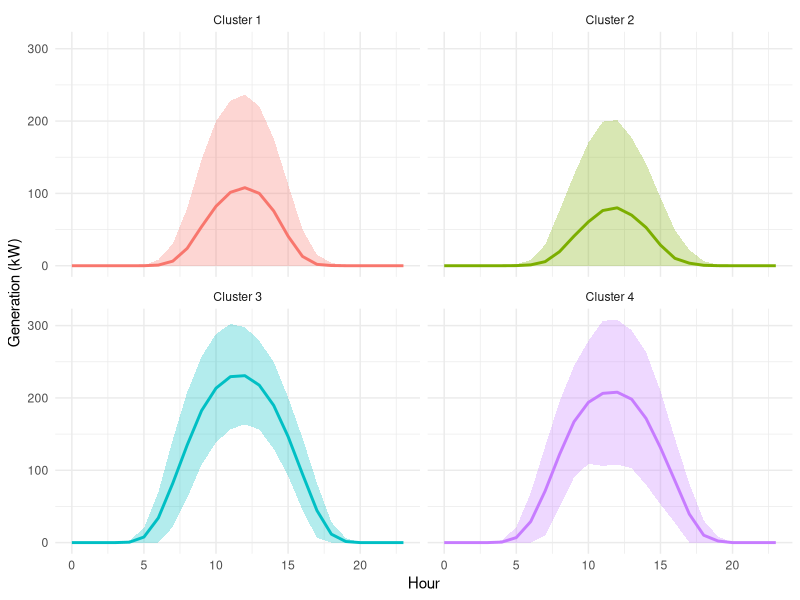
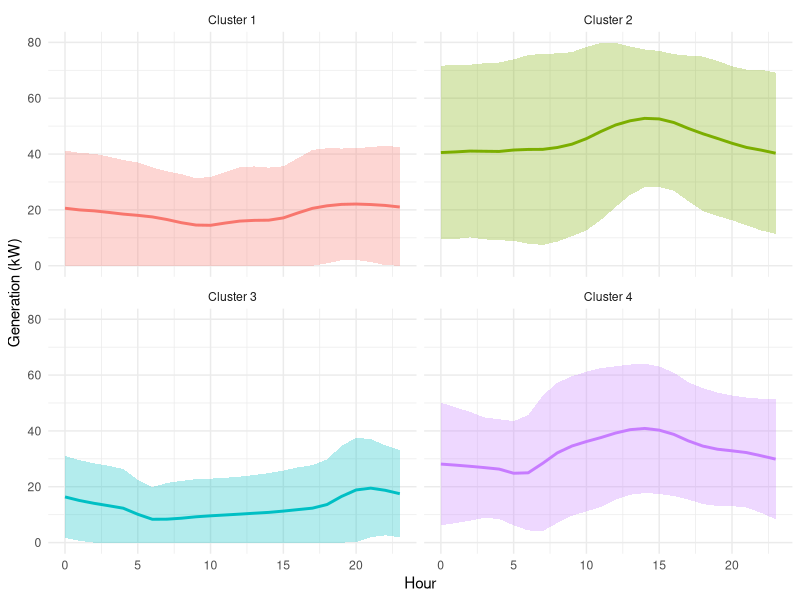
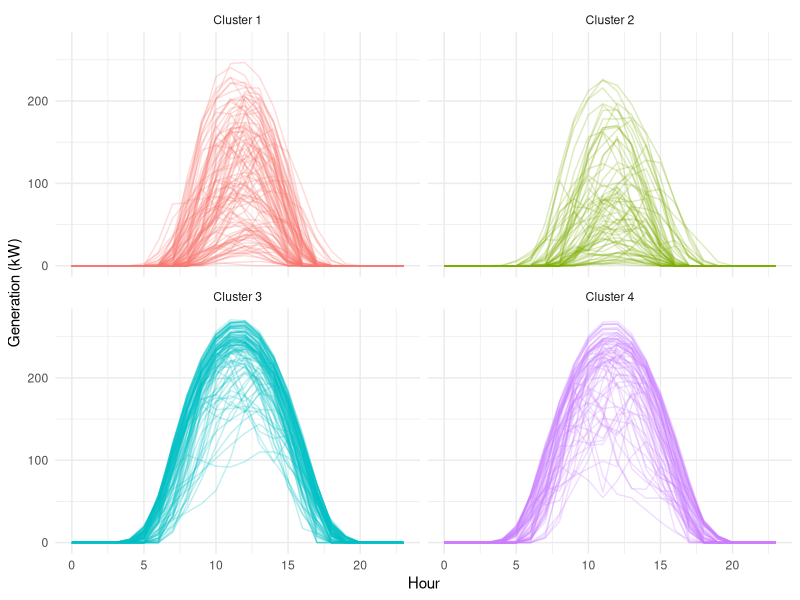
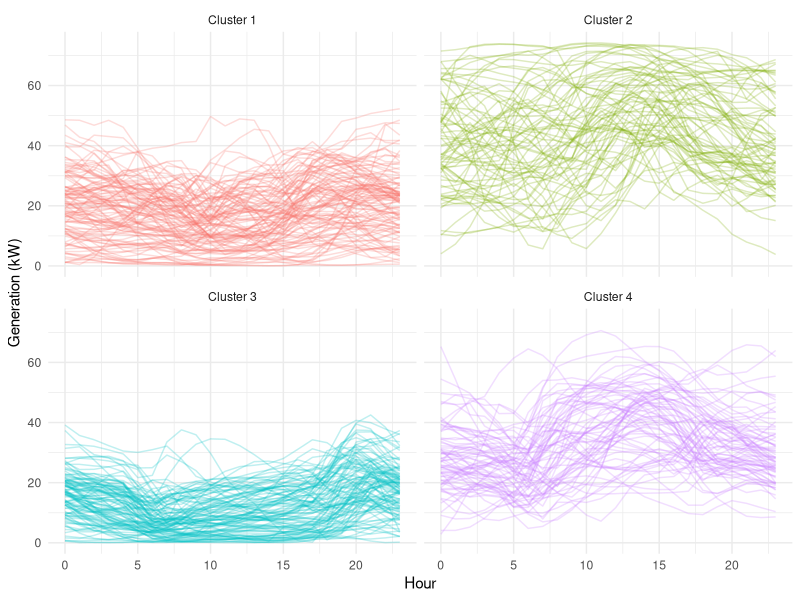
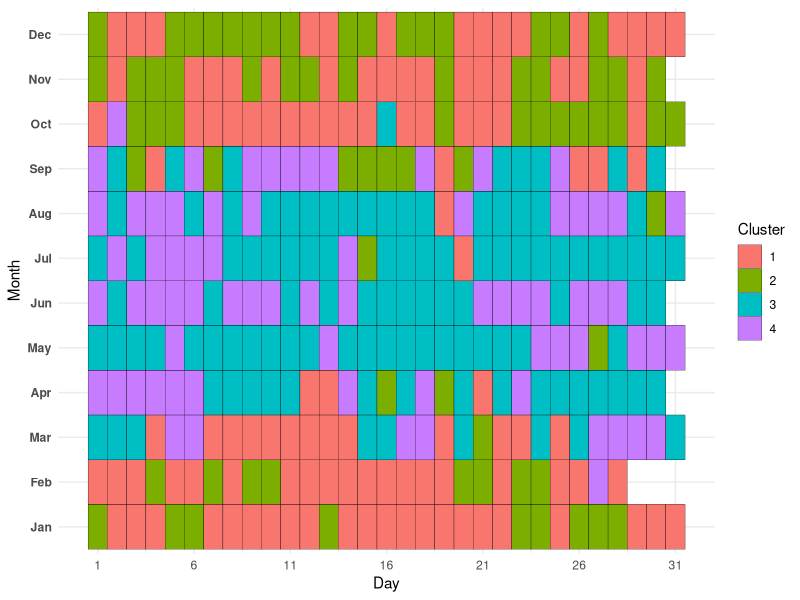

The R source for these figures, in order:
library(dplyr)
library(tidyr)
library(ggplot2)
library(cluster)
library(lubridate)

# read the pv and wind generation data
pv_data <- read.csv("ninja_pv_52.4949_-1.8518_corrected.csv", skip=3)
wind_data <- read.csv("ninja_wind_52.4949_-1.8518_corrected.csv", skip=3)

re <- pv_data %>% select(time, PV = electricity) %>%
  inner_join(wind_data %>% select(time, Wind = electricity), by = 'time')

re$time <- as.POSIXct(re$time, format="%Y-%m-%d %H:%M")
re$Date <- as.Date(re$time)
re$Hour <- format(re$time, "%H")

PV_wide <- re %>% select(Date, Hour, PV) %>%
  pivot_wider(names_from = Hour, values_from = PV, names_prefix = "PV_", values_fn = list(PV = mean))
PV_wide$PV_NA <- NULL
PV_wide <- PV_wide %>% mutate(PV_01 = ifelse(is.na(PV_01), (PV_00 + PV_02) / 2, PV_01))
PV_wide <- PV_wide %>% mutate(PV_00 = ifelse(is.na(PV_00), 0, PV_00))
PV_wide <- PV_wide %>% drop_na()

Wind_wide <- re %>% select(Date, Hour, Wind) %>%
  pivot_wider(names_from = Hour, values_from = Wind, names_prefix = "Wind_", values_fn = list(Wind = mean))
Wind_wide$Wind_NA <- NULL
Wind_wide <- Wind_wide %>% mutate(Wind_01 = ifelse(is.na(Wind_01), (Wind_00 + Wind_02) / 2, Wind_01))
Wind_wide <- Wind_wide %>% mutate(Wind_00 = ifelse(is.na(Wind_00), Wind_01, Wind_00))
Wind_wide <- Wind_wide %>% drop_na()

re_wide <- inner_join(PV_wide, Wind_wide, by = "Date")

cluster_data <- re_wide %>% select(-Date)
cluster_data <- scale(cluster_data)
cluster_data[is.nan(cluster_data)] <- 0

# divide the whole data into four clusters
set.seed(2025)
k <- 4
km <- kmeans(cluster_data, centers = k, nstart = 25)
re_wide$Cluster <- as.factor(km$cluster)

re <- re %>% inner_join(re_wide %>% select(Date, Cluster), by = "Date")

robust_parameters <- re %>% group_by(Cluster, Hour) %>% summarise(
    P_bar_PV = mean(350 * PV),
    P_bar_Wind = mean(75 * Wind),
    Delta_P_PV = 1.96 * sd(350 * PV),
    Delta_P_Wind = 1.96 * sd(75 * Wind),
    .groups = "drop"
  )

# draw the real PV generation
plot_data_PV <- robust_parameters %>%
  mutate(
    Hour = as.numeric(Hour),
    PV_upper = P_bar_PV + Delta_P_PV,
    PV_lower = pmax(0, P_bar_PV - Delta_P_PV)
  )
ggplot(plot_data_PV, aes(x = Hour)) +
  geom_ribbon(aes(ymin = PV_lower, ymax = PV_upper, fill = Cluster), alpha = 0.3) +
  geom_line(aes(y = P_bar_PV, color = Cluster), size = 1) +
  facet_wrap(~ Cluster, labeller = labeller(Cluster = function(x) paste0("Cluster ", x))) +
  labs(
    x = "Hour",
    y = "Generation (kW)"
  ) +
  theme_minimal() +
  theme(legend.position = "none")

# draw the real wind generation
plot_data_Wind <- robust_parameters %>%
  mutate(
    Hour = as.numeric(Hour),
    Wind_upper = P_bar_Wind + Delta_P_Wind,
    Wind_lower = pmax(0, P_bar_Wind - Delta_P_Wind)
  )
ggplot(plot_data_Wind, aes(x = Hour)) +
  geom_ribbon(aes(ymin = Wind_lower, ymax = Wind_upper, fill = Cluster), alpha = 0.3) +
  geom_line(aes(y = P_bar_Wind, color = Cluster),size = 1) +
  facet_wrap(~ Cluster, labeller = labeller(Cluster = function(x) paste0("Cluster ", x))) +
  labs(
    x = "Hour",
    y = "Generation (kW)"
  ) +
  theme_minimal() +
  theme(legend.position = "none")

robust_parameters <- robust_parameters %>%
  pivot_wider(
    names_from = Cluster,
    values_from = c(P_bar_PV, P_bar_Wind, Delta_P_PV, Delta_P_Wind),
    names_glue = "{.value}_Cluster{Cluster}"
  ) %>%
  arrange(Hour)

# output the parameters will be used in robust model
# write.csv(robust_parameters, "Robust_Parameters.csv", row.names = FALSE)
# write.csv(re_wide %>% select(Date, Cluster), "Daily_Cluster.csv", row.names = FALSE)


# draw the uncertainty set of PV generation
ggplot(re, aes(x = as.numeric(Hour), y = 350 * PV, group = Date, color = Cluster)) +
  geom_line(alpha = 0.25) +
  facet_wrap(~ Cluster, labeller = labeller(Cluster = function(x) paste0("Cluster ", x))) +
  labs(
    x = "Hour",
    y = "Generation (kW)"
  ) +
  theme_minimal() +
  theme(legend.position = "none")

# draw the uncertainty set of wind generation
ggplot(re, aes(x = as.numeric(Hour), y = 75 * Wind, group = Date, color = Cluster)) +
  geom_line(alpha = 0.25) +
  facet_wrap(~ Cluster, labeller = labeller(Cluster = function(x) paste0("Cluster ", x))) +
  labs(
    x = "Hour",
    y = "Generation (kW)"
  ) +
  theme_minimal() +
  theme(legend.position = "none")

# draw the calander
re_wide <- re_wide %>%
  mutate(
    Month = month(Date, label = TRUE, abbr = TRUE, locale = "C"),
    Day = day(Date)
  )

ggplot(re_wide, aes(x = Day, y = Month, fill = Cluster)) +
  geom_tile(color = "black") +
  labs(
    x = "Day",
    y = "Month",
    fill = "Cluster"
  ) +
  scale_x_continuous(breaks = seq(1, 31, 5)) +
  theme_minimal() +
  theme(
    #panel.grid = element_blank(),
    axis.text.y = element_text(face = "bold")
  )
